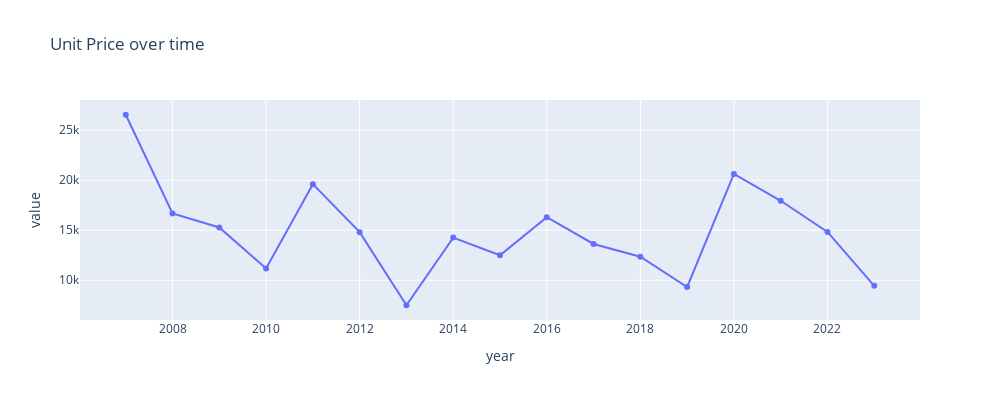
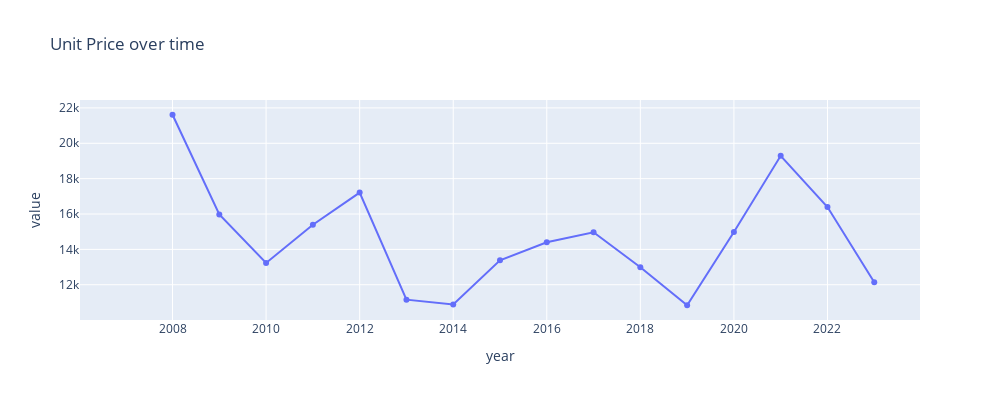

Write notebook code for charts like these, in order.
### Markdown cell above
# Other Candidates

### Code cell
# ma3
metric = metrics["weighted_median"]
temporal_smoothed_metric = f"{metric}_smoothed_temporal"
area_df[temporal_smoothed_metric] = area_df[metric].rolling(window=2).mean()


plot_time_series(
    area_df,
    metric,
    group_by_columns,
    granularity_columns,
    f"Unit Price over time",
    # visible="legendonly",
    width=1000,
    height=400,
    showlegend=False
)

plot_time_series(
    area_df,
    temporal_smoothed_metric,
    group_by_columns,
    granularity_columns,
    f"Unit Price over time",
    # visible="legendonly",
    width=1000,
    height=400,
    showlegend=False
)

### Figure 1 — Plotly figure (JSON) as saved in the notebook; plotly's stock layout.template omitted (floating-point values rounded to 4 significant figures)
{"data": [{"hovertemplate": "variable=('Akita-ken Yokote-shi', '5203')<br>year=%{x}<br>value=%{y}<extra></extra>", "legendgroup": "('Akita-ken Yokote-shi', '5203')", "line": {"color": "#636efa", "dash": "solid"}, "marker": {"symbol": "circle"}, "mode": "lines+markers", "name": "('Akita-ken Yokote-shi', '5203')", "orientation": "v", "showlegend": true, "type": "scatter", "x": [2007, 2008, 2009, 2010, 2011, 2012, 2013, 2014, 2015, 2016, 2017, 2018, 2019, 2020, 2021, 2022, 2023], "xaxis": "x", "y": [26550.0, 16675, 15280.0, 11180.0, 19610.0, 14810.0, 7500, 14270.0, 12500, 16310.0, 13630.0, 12350.0, 9328.0, 20630.0, 17950.0, 14840.0, 9440.0], "yaxis": "y"}], "layout": {"autosize": false, "height": 400, "hovermode": "closest", "legend": {"title": {"text": "variable"}, "tracegroupgap": 0}, "showlegend": false, "title": {"text": "Unit Price over time"}, "width": 1000, "xaxis": {"anchor": "y", "domain": [0, 1], "title": {"text": "year"}}, "yaxis": {"anchor": "x", "domain": [0, 1], "title": {"text": "value"}}}}

### Figure 2 — Plotly figure (JSON) as saved in the notebook; plotly's stock layout.template omitted (floating-point values rounded to 4 significant figures)
{"data": [{"hovertemplate": "variable=('Akita-ken Yokote-shi', '5203')<br>year=%{x}<br>value=%{y}<extra></extra>", "legendgroup": "('Akita-ken Yokote-shi', '5203')", "line": {"color": "#636efa", "dash": "solid"}, "marker": {"symbol": "circle"}, "mode": "lines+markers", "name": "('Akita-ken Yokote-shi', '5203')", "orientation": "v", "showlegend": true, "type": "scatter", "x": [2007, 2008, 2009, 2010, 2011, 2012, 2013, 2014, 2015, 2016, 2017, 2018, 2019, 2020, 2021, 2022, 2023], "xaxis": "x", "y": [null, 21610.0, 15980.0, 13230.0, 15400.0, 17210.0, 11160.0, 10880.0, 13380.0, 14410.0, 14970.0, 12990.0, 10840.0, 14980.0, 19290.0, 16390.0, 12140.0], "yaxis": "y"}], "layout": {"autosize": false, "height": 400, "hovermode": "closest", "legend": {"title": {"text": "variable"}, "tracegroupgap": 0}, "showlegend": false, "title": {"text": "Unit Price over time"}, "width": 1000, "xaxis": {"anchor": "y", "domain": [0, 1], "title": {"text": "year"}}, "yaxis": {"anchor": "x", "domain": [0, 1], "title": {"text": "value"}}}}
